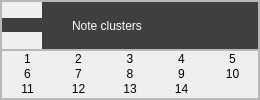
             <widget class="QFrame" name="Note_Clusters">
              <property name="minimumSize">
               <size>
                <width>260</width>
                <height>0</height>
               </size>
              </property>
              <property name="maximumSize">
               <size>
                <width>250</width>
                <height>130</height>
               </size>
              </property>
              <property name="styleSheet">
               <string notr="true">QPushButton{
border:none;
}</string>
              </property>
              <property name="frameShape">
               <enum>QFrame::StyledPanel</enum>
              </property>
              <property name="frameShadow">
               <enum>QFrame::Raised</enum>
              </property>
              <property name="lineWidth">
               <number>1</number>
              </property>
              <layout class="QVBoxLayout" name="verticalLayout_10">
               <property name="spacing">
                <number>0</number>
               </property>
               <property name="leftMargin">
                <number>0</number>
               </property>
               <property name="topMargin">
                <number>0</number>
               </property>
               <property name="rightMargin">
                <number>0</number>
               </property>
               <property name="bottomMargin">
                <number>0</number>
               </property>
               <item>
                <widget class="QFrame" name="frame_11">
                 <property name="frameShape">
                  <enum>QFrame::StyledPanel</enum>
                 </property>
                 <property name="frameShadow">
                  <enum>QFrame::Raised</enum>
                 </property>
                 <layout class="QHBoxLayout" name="horizontalLayout_13">
                  <property name="spacing">
                   <number>0</number>
                  </property>
                  <property name="leftMargin">
                   <number>0</number>
                  </property>
                  <property name="topMargin">
                   <number>0</number>
                  </property>
                  <property name="rightMargin">
                   <number>0</number>
                  </property>
                  <property name="bottomMargin">
                   <number>0</number>
                  </property>
                  <item>
                   <widget class="QPushButton" name="dropdown1_11">
                    <property name="maximumSize">
                     <size>
                      <width>40</width>
                      <height>16777215</height>
                     </size>
                    </property>
                    <property name="sizeIncrement">
                     <size>
                      <width>1</width>
                      <height>10</height>
                     </size>
                    </property>
                    <property name="autoFillBackground">
                     <bool>false</bool>
                    </property>
                    <property name="styleSheet">
                     <string notr="true">QWidget{
	background-color: rgb(63, 63, 63);
	border:none;
}</string>
                    </property>
                    <property name="text">
                     <string/>
                    </property>
                    <property name="icon">
                     <iconset resource="../../../resources.qrc">
                      <normaloff>:/Icons/arrow-154-64.png</normaloff>
                      <normalon>:/Icons/arrow-216-64.png</normalon>:/Icons/arrow-154-64.png</iconset>
                    </property>
                    <property name="iconSize">
                     <size>
                      <width>10</width>
                      <height>30</height>
                     </size>
                    </property>
                    <property name="checkable">
                     <bool>true</bool>
                    </property>
                    <property name="autoDefault">
                     <bool>false</bool>
                    </property>
                    <property name="default">
                     <bool>false</bool>
                    </property>
                    <property name="flat">
                     <bool>false</bool>
                    </property>
                   </widget>
                  </item>
                  <item>
                   <widget class="QLabel" name="Noteclusters_Text">
                    <property name="maximumSize">
                     <size>
                      <width>1000</width>
                      <height>16777215</height>
                     </size>
                    </property>
                    <property name="styleSheet">
                     <string notr="true">QWidget{
	
	background-color: rgb(63, 63, 63);
	color:white;
}</string>
                    </property>
                    <property name="text">
                     <string>Note clusters</string>
                    </property>
                    <property name="indent">
                     <number>30</number>
                    </property>
                   </widget>
                  </item>
                 </layout>
                </widget>
               </item>
               <item>
                <widget class="QFrame" name="Note_Clusters_dropdown">
                 <property name="frameShape">
                  <enum>QFrame::StyledPanel</enum>
                 </property>
                 <property name="frameShadow">
                  <enum>QFrame::Raised</enum>
                 </property>
                 <layout class="QGridLayout" name="gridLayout_11">
                  <property name="leftMargin">
                   <number>0</number>
                  </property>
                  <property name="topMargin">
                   <number>0</number>
                  </property>
                  <property name="rightMargin">
                   <number>0</number>
                  </property>
                  <property name="bottomMargin">
                   <number>0</number>
                  </property>
                  <property name="spacing">
                   <number>0</number>
                  </property>
                  <item row="0" column="0">
                   <widget class="QPushButton" name="braceButton_11">
                    <property name="text">
                     <string>1</string>
                    </property>
                   </widget>
                  </item>
                  <item row="0" column="1">
                   <widget class="QPushButton" name="reverseBraceButton_11">
                    <property name="text">
                     <string>2</string>
                    </property>
                   </widget>
                  </item>
                  <item row="0" column="2">
                   <widget class="QPushButton" name="bracketButton_11">
                    <property name="text">
                     <string>3</string>
                    </property>
                   </widget>
                  </item>
                  <item row="0" column="3">
                   <widget class="QPushButton" name="bracketTopButton_11">
                    <property name="text">
                     <string>4</string>
                    </property>
                   </widget>
                  </item>
                  <item row="0" column="4">
                   <widget class="QPushButton" name="bracketBottomButton_11">
                    <property name="text">
                     <string>5</string>
                    </property>
                   </widget>
                  </item>
                  <item row="1" column="0">
                   <widget class="QPushButton" name="reversedBracketTopButton_11">
                    <property name="text">
                     <string>6</string>
                    </property>
                   </widget>
                  </item>
                  <item row="1" column="1">
                   <widget class="QPushButton" name="reversedBracketBottomButton_11">
                    <property name="text">
                     <string>7</string>
                    </property>
                   </widget>
                  </item>
                  <item row="1" column="2">
                   <widget class="QPushButton" name="systemDividerButton_11">
                    <property name="text">
                     <string>8</string>
                    </property>
                   </widget>
                  </item>
                  <item row="1" column="3">
                   <widget class="QPushButton" name="systemDividerLongButton_11">
                    <property name="text">
                     <string>9</string>
                    </property>
                   </widget>
                  </item>
                  <item row="1" column="4">
                   <widget class="QPushButton" name="systemDividerExtraLongButton_11">
                    <property name="text">
                     <string>10</string>
                    </property>
                   </widget>
                  </item>
                  <item row="2" column="0">
                   <widget class="QPushButton" name="splitBarDividerButton_11">
                    <property name="text">
                     <string>11</string>
                    </property>
                   </widget>
                  </item>
                  <item row="2" column="1">
                   <widget class="QPushButton" name="staffDividerArrowDownButton_11">
                    <property name="text">
                     <string>12</string>
                    </property>
                   </widget>
                  </item>
                  <item row="2" column="2">
                   <widget class="QPushButton" name="staffDividerArrowUpButton_11">
                    <property name="text">
                     <string>13</string>
                    </property>
                   </widget>
                  </item>
                  <item row="2" column="3">
                   <widget class="QPushButton" name="staffDividerArrowUpDownButton_11">
                    <property name="text">
                     <string>14</string>
                    </property>
                   </widget>
                  </item>
                 </layout>
                </widget>
               </item>
              </layout>
             </widget>
